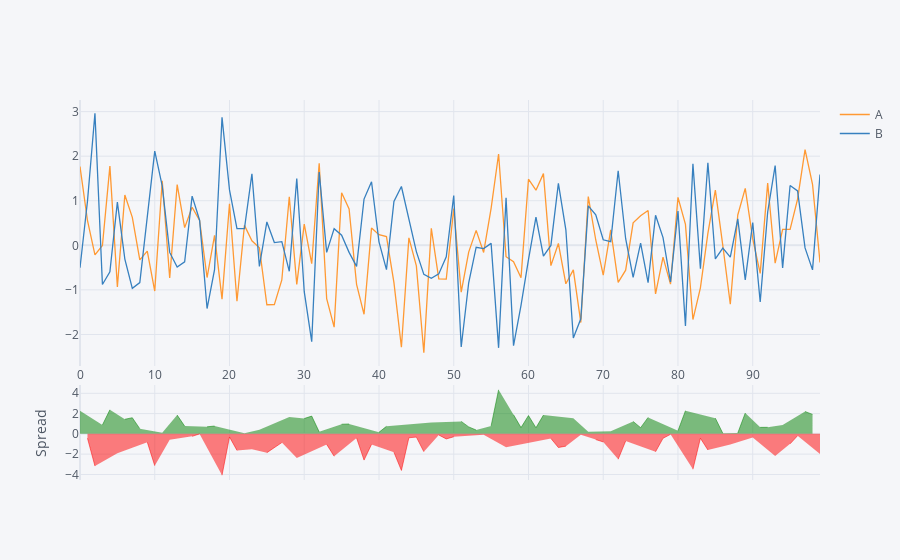

The notebook cell saved with this chart:
### Markdown cell above
## Spread

### Code cell
df[['A','B']].iplot(kind='spread')

### Figure 1 — Plotly figure (JSON) as saved in the notebook; plotly's stock layout.template omitted (floating-point values rounded to 4 significant figures)
{"data": [{"line": {"color": "rgba(255, 153, 51, 1.0)", "dash": "solid", "shape": "linear", "width": 1.3}, "mode": "lines", "name": "A", "text": "", "type": "scatter", "x": [0, 1, 2, 3, 4, 5, 6, 7, 8, 9, 10, 11, 12, 13, 14, 15, 16, 17, 18, 19, 20, 21, 22, 23, 24, 25, 26, 27, 28, 29, 30, 31, 32, 33, 34, 35, 36, 37, 38, 39, 40, 41, 42, 43, 44, 45, 46, 47, 48, 49, 50, 51, 52, 53, 54, 55, 56, 57, 58, 59, 60, 61, 62, 63, 64, 65, 66, 67, 68, 69, 70, 71, 72, 73, 74, 75, 76, 77, 78, 79, 80, 81, 82, 83, 84, 85, 86, 87, 88, 89, 90, 91, 92, 93, 94, 95, 96, 97, 98, 99], "y": [1.768, 0.5575, -0.2136, -0.004351, 1.777, -0.9334, 1.13, 0.626, -0.3257, -0.1314, -1.026, 1.448, -0.7324, 1.364, 0.3963, 0.8553, 0.5564, -0.7228, 0.2229, -1.208, 0.9335, -1.255, 0.4468, 0.1003, -0.05494, -1.333, -1.33, -0.777, 1.09, -0.8778, 0.4743, -0.4117, 1.841, -1.195, -1.836, 1.179, 0.8162, -0.8746, -1.548, 0.387, 0.2372, 0.1946, -0.8356, -2.287, 0.1663, -0.4612, -2.409, 0.3793, -0.7537, -0.7598, 0.8266, -1.051, -0.1525, 0.336, -0.1597, 0.8299, 2.049, -0.2559, -0.367, -0.726, 1.483, 1.237, 1.609, -0.4551, 0.04182, -0.8631, -0.5511, -1.733, 1.095, 0.1195, -0.6683, 0.346, -0.832, -0.5583, 0.503, 0.662, 0.7818, -1.09, -0.2643, -0.8722, 1.076, 0.4694, -1.665, -0.9531, 0.2684, 1.24, -0.007991, -1.322, 0.681, 1.278, 0.1445, -0.6304, 1.395, -0.4017, 0.3577, 0.3572, 1.036, 2.145, 1.37, -0.3845]}, {"line": {"color": "rgba(55, 128, 191, 1.0)", "dash": "solid", "shape": "linear", "width": 1.3}, "mode": "lines", "name": "B", "text": "", "type": "scatter", "x": [0, 1, 2, 3, 4, 5, 6, 7, 8, 9, 10, 11, 12, 13, 14, 15, 16, 17, 18, 19, 20, 21, 22, 23, 24, 25, 26, 27, 28, 29, 30, 31, 32, 33, 34, 35, 36, 37, 38, 39, 40, 41, 42, 43, 44, 45, 46, 47, 48, 49, 50, 51, 52, 53, 54, 55, 56, 57, 58, 59, 60, 61, 62, 63, 64, 65, 66, 67, 68, 69, 70, 71, 72, 73, 74, 75, 76, 77, 78, 79, 80, 81, 82, 83, 84, 85, 86, 87, 88, 89, 90, 91, 92, 93, 94, 95, 96, 97, 98, 99], "y": [-0.5045, 0.9888, 2.962, -0.879, -0.5962, 0.9677, -0.3094, -0.9646, -0.8367, 0.6837, 2.115, 1.334, -0.1594, -0.4895, -0.3701, 1.103, 0.563, -1.419, -0.548, 2.872, 1.244, 0.3736, 0.3751, 1.605, -0.4727, 0.5239, 0.06203, 0.08292, -0.5829, 1.498, -1.041, -2.163, 1.642, -0.1587, 0.3736, 0.2275, -0.1585, -0.4722, 1.038, 1.426, 0.07828, -0.5458, 0.9846, 1.32, 0.5491, -0.1416, -0.6516, -0.7396, -0.6412, -0.2584, 1.118, -2.281, -0.8401, -0.04323, -0.07285, 0.04392, -2.3, 1.065, -2.251, -1.347, -0.3208, 0.6306, -0.2401, -0.002231, 1.39, 0.3478, -2.079, -1.649, 0.8857, 0.6834, 0.1246, 0.0832, 1.673, 0.1477, -0.7217, 0.051, -0.8384, 0.6731, 0.173, -0.8233, 0.767, -1.81, 1.828, -0.5235, 1.854, -0.3061, -0.0615, -0.2661, 0.5949, -0.7759, 0.5113, -1.271, 0.7483, 1.79, -0.5057, 1.341, 1.219, -0.05808, -0.5507, 1.59]}, {"connectgaps": false, "fill": "tozeroy", "line": {"color": "green", "dash": "solid", "shape": "linear", "width": 0.5}, "mode": "lines", "name": "Spread", "showlegend": false, "type": "scatter", "x": [0, 1, 2, 3, 4, 5, 6, 7, 8, 9, 10, 11, 12, 13, 14, 15, 16, 17, 18, 19, 20, 21, 22, 23, 24, 25, 26, 27, 28, 29, 30, 31, 32, 33, 34, 35, 36, 37, 38, 39, 40, 41, 42, 43, 44, 45, 46, 47, 48, 49, 50, 51, 52, 53, 54, 55, 56, 57, 58, 59, 60, 61, 62, 63, 64, 65, 66, 67, 68, 69, 70, 71, 72, 73, 74, 75, 76, 77, 78, 79, 80, 81, 82, 83, 84, 85, 86, 87, 88, 89, 90, 91, 92, 93, 94, 95, 96, 97, 98, 99], "xaxis": "x2", "y": [2.272, "", "", 0.8746, 2.373, "", 1.44, 1.591, 0.511, "", "", 0.114, "", 1.853, 0.7664, "", "", 0.6964, 0.771, "", "", "", 0.07172, "", 0.4178, "", "", "", 1.673, "", 1.515, 1.751, 0.1984, "", "", 0.9516, 0.9747, "", "", "", 0.1589, 0.7404, "", "", "", "", "", 1.119, "", "", "", 1.23, 0.6877, 0.3792, "", 0.7859, 4.349, "", 1.884, 0.6208, 1.804, 0.6065, 1.849, "", "", "", 1.527, "", 0.209, "", "", 0.2628, "", "", 1.225, 0.611, 1.62, "", "", "", 0.309, 2.28, "", "", "", 1.546, 0.05351, "", 0.08603, 2.054, "", 0.6407, 0.6463, "", 0.8634, "", "", 2.204, 1.921, ""], "yaxis": "y2"}, {"connectgaps": false, "fill": "tozeroy", "line": {"color": "red", "dash": "solid", "shape": "linear", "width": 0.5}, "mode": "lines", "name": "Spread", "showlegend": false, "type": "scatter", "x": [0, 1, 2, 3, 4, 5, 6, 7, 8, 9, 10, 11, 12, 13, 14, 15, 16, 17, 18, 19, 20, 21, 22, 23, 24, 25, 26, 27, 28, 29, 30, 31, 32, 33, 34, 35, 36, 37, 38, 39, 40, 41, 42, 43, 44, 45, 46, 47, 48, 49, 50, 51, 52, 53, 54, 55, 56, 57, 58, 59, 60, 61, 62, 63, 64, 65, 66, 67, 68, 69, 70, 71, 72, 73, 74, 75, 76, 77, 78, 79, 80, 81, 82, 83, 84, 85, 86, 87, 88, 89, 90, 91, 92, 93, 94, 95, 96, 97, 98, 99], "xaxis": "x2", "y": ["", -0.4313, -3.176, "", "", -1.901, "", "", "", -0.8152, -3.141, "", -0.573, "", "", -0.2474, -0.006578, "", "", -4.08, -0.3101, -1.629, "", -1.505, "", -1.857, -1.392, -0.8599, "", -2.376, "", "", "", -1.036, -2.21, "", "", -0.4024, -2.586, -1.04, "", "", -1.82, -3.606, -0.3827, -0.3197, -1.758, "", -0.1125, -0.5014, -0.2915, "", "", "", -0.08689, "", "", -1.321, "", "", "", "", "", -0.4529, -1.348, -1.211, "", -0.0844, "", -0.5638, -0.7929, "", -2.505, -0.706, "", "", "", -1.763, -0.4373, -0.04892, "", "", -3.494, -0.4297, -1.585, "", "", -1.056, "", "", -0.3668, "", "", -2.191, "", -0.984, -0.1827, "", "", -1.974], "yaxis": "y2"}], "layout": {"hovermode": "x", "legend": {"bgcolor": "#F5F6F9", "font": {"color": "#4D5663"}}, "paper_bgcolor": "#F5F6F9", "plot_bgcolor": "#F5F6F9", "title": {"font": {"color": "#4D5663"}}, "xaxis": {"gridcolor": "#E1E5ED", "showgrid": true, "tickfont": {"color": "#4D5663"}, "title": {"font": {"color": "#4D5663"}, "text": ""}, "zerolinecolor": "#E1E5ED"}, "xaxis2": {"anchor": "y2", "gridcolor": "#E1E5ED", "showgrid": true, "showticklabels": false, "tickfont": {"color": "#4D5663"}, "title": {"font": {"color": "#4D5663"}, "text": ""}, "zerolinecolor": "#E1E5ED"}, "yaxis": {"domain": [0.3, 1], "gridcolor": "#E1E5ED", "showgrid": true, "tickfont": {"color": "#4D5663"}, "title": {"font": {"color": "#4D5663"}, "text": ""}, "zerolinecolor": "#E1E5ED"}, "yaxis2": {"domain": [0, 0.25], "gridcolor": "#E1E5ED", "showgrid": true, "tickfont": {"color": "#4D5663"}, "title": {"font": {"color": "#4D5663"}, "text": "Spread"}, "zerolinecolor": "#E1E5ED"}}}
